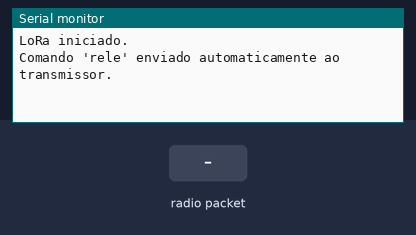
Bench run of a sketch on a simulated Arduino Uno, built with avr-gcc and run on an emulated ATmega328P. Parts: the last lines printed to the serial monitor. The inputs (shaded band) are chosen by the test bench. No radio packets arrive unless stated.

Above: at 1.2 s.
1.3 s: radio packet "1" arrives
At 1.9 s:
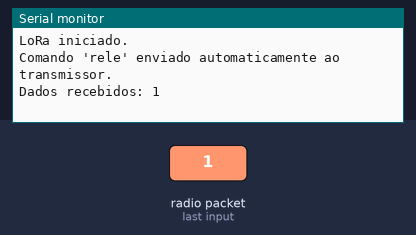
2.8 s: radio packet "0" arrives
At 2.99 s:
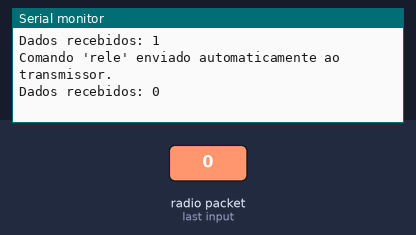
4.3 s: radio packet "2" arrives
At 4.7 s:
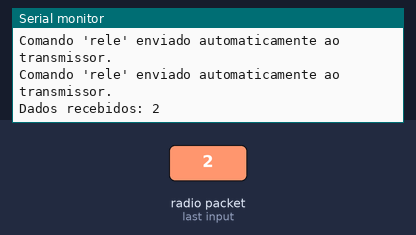

The sketch:

ENDREO_RECEPTOR.ino
```cpp
#include <SPI.h>
#include <LoRa.h>

#define LORA_SS 5
#define LORA_RST 14
#define LORA_DIO0 2

unsigned long lastRelaySendTime = 0; // Marca o último envio do comando "rele"
const unsigned long relaySendInterval = 1000; // Intervalo para enviar o comando "rele" (1 segundo)

void setup() {
  Serial.begin(115200);

  // Inicializando LoRa
  LoRa.setPins(LORA_SS, LORA_RST, LORA_DIO0);
  if (!LoRa.begin(915E6)) {
    Serial.println("Falha ao iniciar o LoRa.");
    while (1);
  }
  Serial.println("LoRa iniciado.");
}

void loop() {
  unsigned long currentMillis = millis();

  // Receber dados do transmissor
  int packetSize = LoRa.parsePacket();
  if (packetSize) {
    String receivedText = "";
    while (LoRa.available()) {
      receivedText += (char)LoRa.read();
    }
    Serial.println("Dados recebidos: " + receivedText);
  }

  // Enviar o comando "rele" automaticamente a cada 'relaySendInterval' milissegundos
  if (currentMillis - lastRelaySendTime >= relaySendInterval) {
    lastRelaySendTime = currentMillis;

    LoRa.beginPacket();
    LoRa.print("rele");
    LoRa.endPacket();
    Serial.println("Comando 'rele' enviado automaticamente ao transmissor.");
  }
}
```

Measured:
- after the input at 1.3 s, the serial monitor: prints a new line at once (image 1)
- after the input at 2.8 s, the serial monitor: prints a new line at once (image 2)
- after the input at 4.3 s, the serial monitor: prints a new line at once (image 3)
